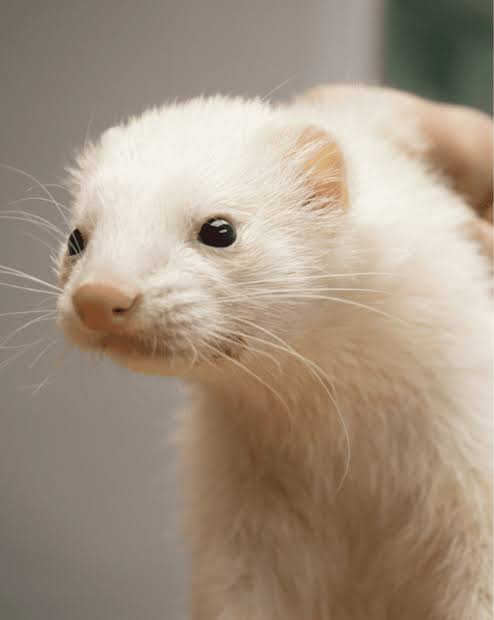
#> input picture PCD 6/albino.jpg, 494 x 620 px
$ python flip.py
#> lines starting #> are read from the running program, lines starting #| are printed output that depends on the picture
import cv2
import matplotlib.pyplot as plt

img = cv2.imread("albino.jpg")
#> img is the input picture: shape (620, 494, 3); mean B, G, R 130.2, 147.7, 163.7
img = cv2.cvtColor(img, cv2.COLOR_BGR2RGB)


#Flip horizontal (kiri-kanan) dan vertikal (atas-bawah)
flip_h = cv2.flip(img, 1)
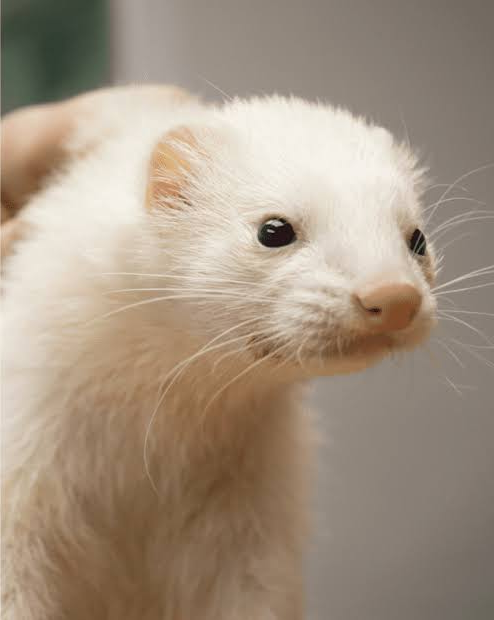
#> flip_h: shape (620, 494, 3); mean R, G, B 163.7, 147.7, 130.2
flip_v = cv2.flip(img, 0)
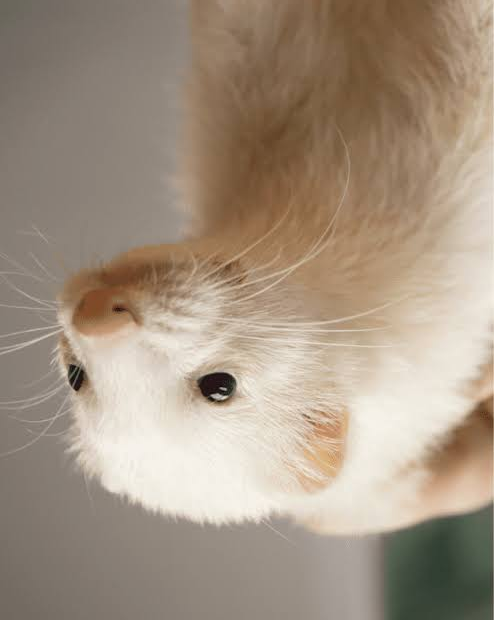
#> flip_v: shape (620, 494, 3); mean R, G, B 163.7, 147.7, 130.2


plt.figure(figsize=(15,5))

plt.subplot(1, 3, 1)
plt.imshow(img)
plt.title("Citra Asli")
plt.axis("off")


plt.subplot(1, 3, 2)
plt.imshow(flip_h)
plt.title("Horizontal Flip")
plt.axis("off")


plt.subplot(1, 3, 3)
plt.imshow(flip_v)
plt.title("Vertical Flip")
plt.axis("off")

plt.tight_layout()
plt.show()
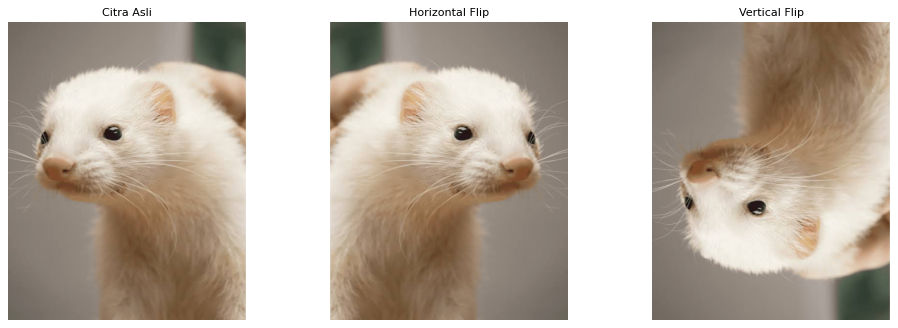
#> figure drawn by matplotlib, 3 panels
